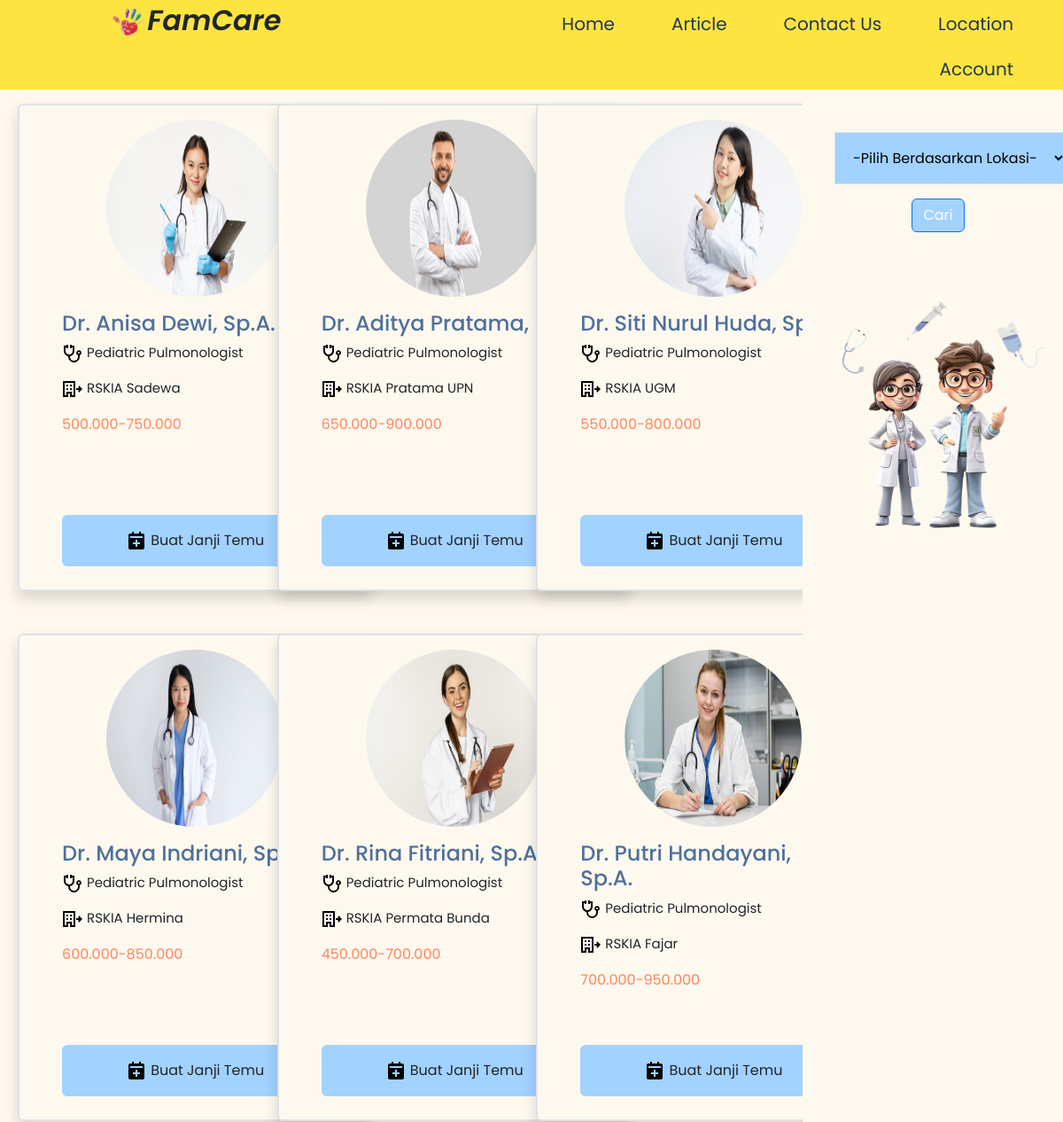
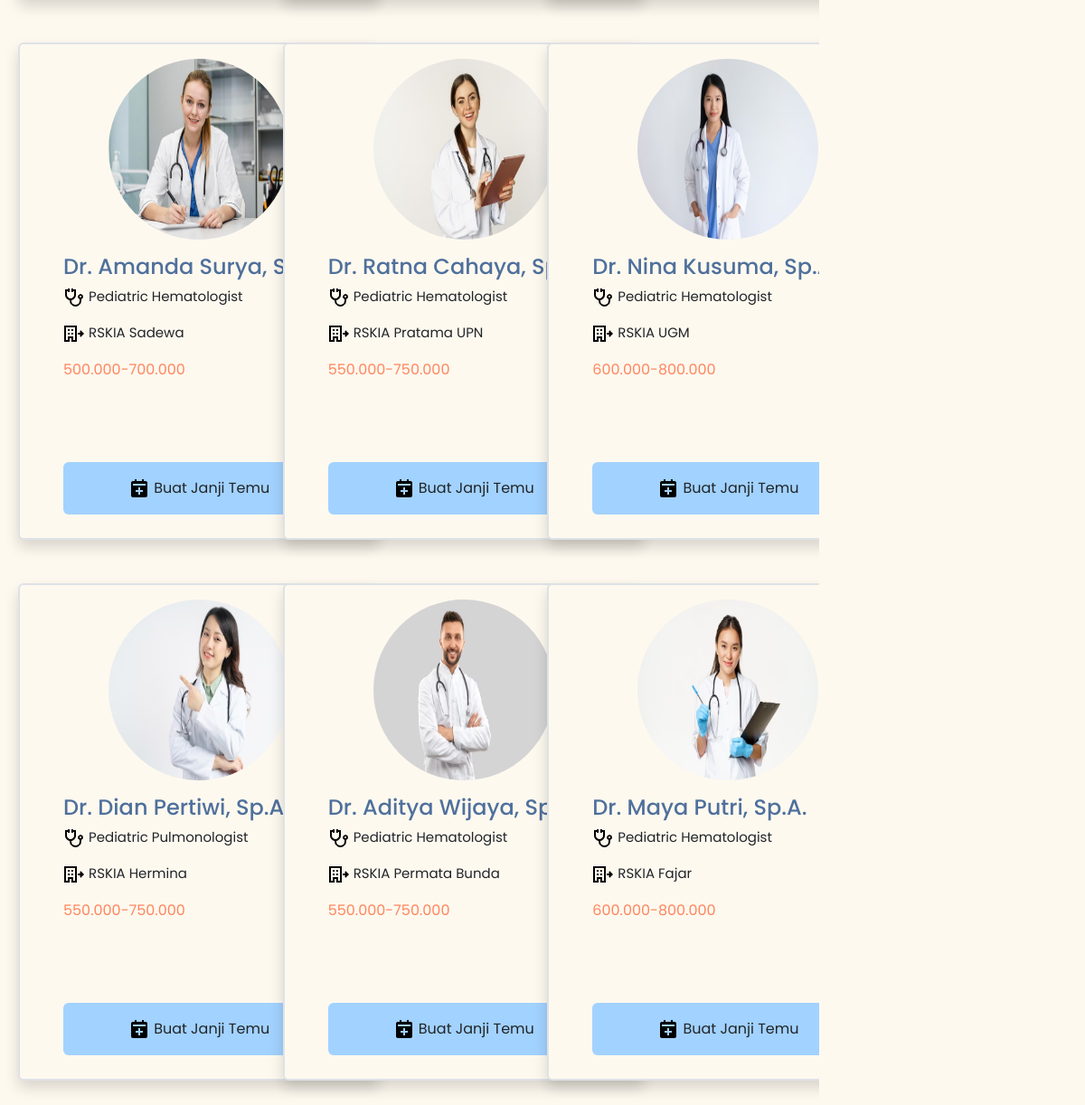
/find_doctor.php (signed in), run on the app's committed database (2 pictures, top to bottom).
### tables this page shows
CREATE TABLE `dokter` (
  `foto` text NOT NULL,
  `nama` varchar(30) NOT NULL,
  `kualifikasi` text NOT NULL,
  `biaya` varchar(20) NOT NULL,
  `dokterID` int(11) NOT NULL,
  `lokasi` varchar(30) NOT NULL
);

### find_doctor.php (the view, shortened to what this page needs)
<!DOCTYPE html>
<html lang="en">
<head>
    <link href="https://cdn.jsdelivr.net/npm/bootstrap@5.3.2/dist/css/bootstrap.min.css" rel="stylesheet">
</head>
<body>
    <ul class="nav justify-content-end px-4 pt-1" style="background-color : #FEE440; font-size: 18px;">
        <div class="col-5 justify-content-start">
            <li>
                <h2 class="fw-semibold fst-italic"> <img src="logo_rs.png" alt="" width=44px>FamCare </h2>
            </li>
        </div>
        <li class="nav-item">
            <a class="nav-link fs-5 mx-3" style="color : #213555;" aria-current="page" href="home.php">Home</a>
        </li>
        <li class="nav-item">
            <a class="nav-link fs-5 mx-3" style="color : #213555;" aria-current="page" href="artikel.php">Article</a>
        </li>
        <li class="nav-item">
            <a class="nav-link fs-5 mx-3" style="color : #213555;" href="contact_hos.php">Contact Us</a>
        </li>
        <li class="nav-item">
            <a class="nav-link fs-5 mx-3" style="color : #213555;" href="location.php">Location</a>
        </li>
        <li class="nav-item">
            <a class="nav-link fs-5 mx-3" style="color : #213555;" href="#"><button class="navbar-toggler" type="button" data-bs-toggle="offcanvas" data-bs-target="#offcanvasNavbar" aria-controls="offcanvasNavbar" aria-label="Toggle navigation">
                    Account
                </button></a>
        </li>
    </ul>
    <div class="row">
        <div class="col-9">
            <div class="text-start m-2 mt-3 row">
                <?php
                include 'connect_pemweb.php';
                $query = mysqli_query($connect, "SELECT * FROM dokter");
                while ($data = mysqli_fetch_array($query)) {
                ?>
                    <div class="col-sm-4">
                        <div class="card border border-2 shadow p-3 mb-5 bg-body-info">
                            <center>
                                <img src="<?php echo $data['foto']; ?>" class="card-img-top rounded-circle" alt="" style="width: 200px; height: 200px;">
                            </center>
                            <div class="card-body mx-3">
                                <div class="card-body-text">
                                    <h4 class="card-title" style="color: #4F709C;"><?php echo $data['nama']; ?></h4>
                                    <p class="card-text" style="font-size: 15px;">
                                        <img src="stetoskop.png" alt="">
                                        <?php echo $data['kualifikasi']; ?>
                                    </p>
                                    <p class="card-text" style="font-size: 15px;">
                                        <img src="building.png" alt="">
                                        <?php echo $data['lokasi']; ?>
                                    </p>
                                    <p class="card-text" style="color: #FF865E;">
                                        <?php echo $data['biaya']; ?>
                                    </p>
                                </div>
                                <a href="make_appoinment2.php?dokterID=<?php echo $data['dokterID']; ?>" class="btn py-3 mb-3 text-center" style="width: 100%;">
                                    <img />
                                    Buat Janji Temu
                                </a>
                            </div>
                        </div>
                    </div>
                <?php
                }
                ?>
            </div>
        </div>
        <div class="col-3 mt-5">
            <form action="select_option.php" method="POST">
                <select name="opsiLokasi" id="opsiLokasi" class="border border-none p-3 ms-4" style="background-color: #A2D2FF;">
                    <option value="#">-Pilih Berdasarkan Lokasi-</option>
                </select>
                <center>
                    <button type="submit" name="search" class="btn btn-primary my-3">Cari</button>
                </center>
            </form>
            <img src="doctor.png" alt="" style="width: 100%; margin-top: 3rem;">
        </div>
    </div>
</body>
</html>

### find_doctor.php (style rules this page uses)
body { font-family: 'Catamaran'; font-family: 'Poppins'; background-color: #FEF9EF; }
.col-9 { overflow-y: auto; max-height: 95vh; }
.btn { background-color: #A2D2FF; }
.card { background-color: #FEF9EF; height: 550px; width: 400px; }
.card-body-text { height: 230px; }

### data on the page
dokter: foto (picture), nama "Dr. Anisa Dewi, Sp.A.", kualifikasi "Pediatric Pulmonologist", lokasi "RSKIA Sadewa", biaya "500.000-750.000", $data['dokterID'] 1 (drawn)
dokter: foto (picture), nama "Dr. Aditya Pratama, Sp.A.", kualifikasi "Pediatric Pulmonologist", lokasi "RSKIA Pratama UPN", biaya "650.000-900.000"
dokter: foto (picture), nama "Dr. Siti Nurul Huda,…", kualifikasi "Pediatric Pulmonologist", lokasi "RSKIA UGM", biaya "550.000-800.000"
dokter: foto (picture), nama "Dr. Maya Indriani, Sp.A.", kualifikasi "Pediatric Pulmonologist", lokasi "RSKIA Hermina", biaya "600.000-850.000"
dokter: foto (picture), nama "Dr. Rina Fitriani, Sp.A.", kualifikasi "Pediatric Pulmonologist", lokasi "RSKIA Permata Bunda", biaya "450.000-700.000"
dokter: foto (picture), nama "Dr. Putri Handayani, Sp.A.", kualifikasi "Pediatric Pulmonologist", lokasi "RSKIA Fajar", biaya "700.000-950.000"
dokter: foto (picture), nama "Dr. Amanda Surya, Sp.A.", kualifikasi "Pediatric Hematologist", lokasi "RSKIA Sadewa", biaya "500.000-700.000"
dokter: foto (picture), nama "Dr. Ratna Cahaya, Sp.A.", kualifikasi "Pediatric Hematologist", lokasi "RSKIA Pratama UPN", biaya "550.000-750.000"
dokter: foto (picture), nama "Dr. Nina Kusuma,…", kualifikasi "Pediatric Hematologist", lokasi "RSKIA UGM", biaya "600.000-800.000"
dokter: foto (picture), nama "Dr. Dian Pertiwi, Sp.A.", kualifikasi "Pediatric Pulmonologist", lokasi "RSKIA Hermina", biaya "550.000-750.000", $data['dokterID'] 10 (drawn)
dokter: foto (picture), nama "Dr. Aditya Wijaya, Sp.A.", kualifikasi "Pediatric Hematologist", lokasi "RSKIA Permata Bunda", biaya "550.000-750.000"
dokter: foto (picture), nama "Dr. Maya Putri, Sp.A.", kualifikasi "Pediatric Hematologist", lokasi "RSKIA Fajar", biaya "600.000-800.000"
